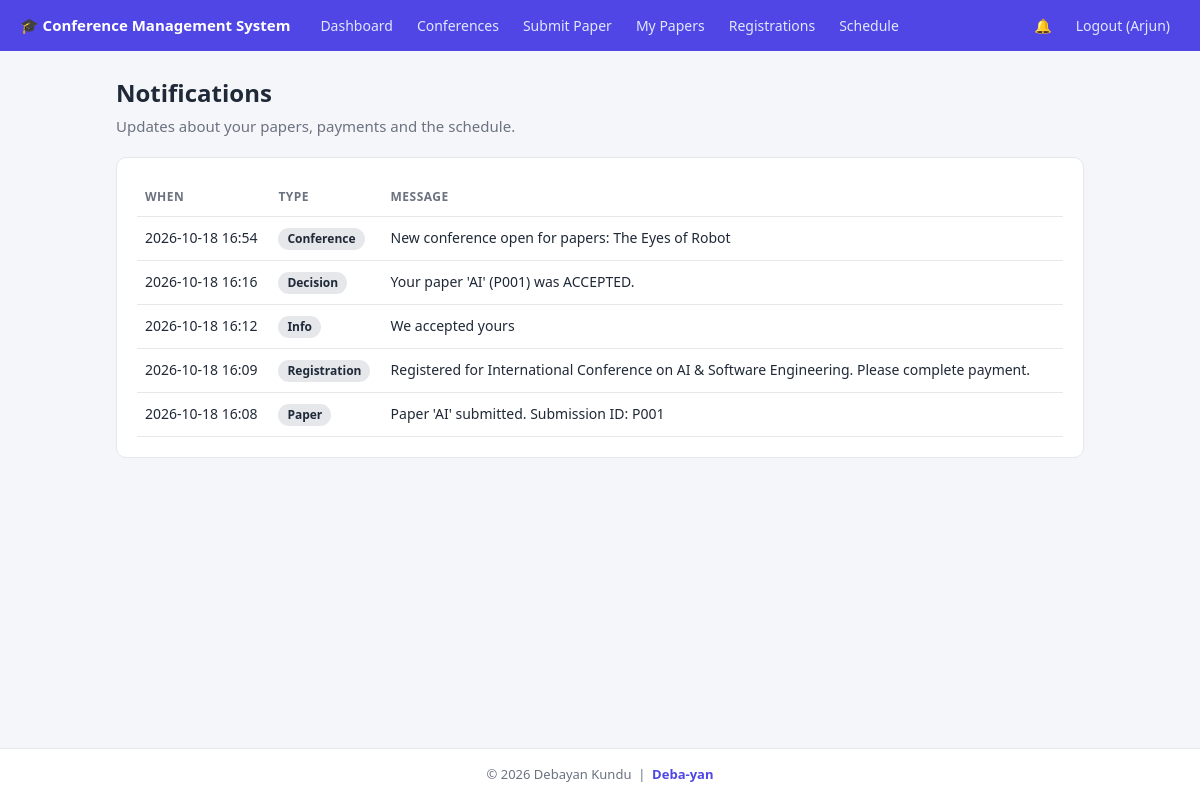
The app's page /notifications (signed in) with its own data.
### tables this page shows
CREATE TABLE users(id INTEGER PRIMARY KEY, name TEXT, email TEXT UNIQUE,
  password TEXT, role TEXT, created_at TEXT);

CREATE TABLE notifications(id INTEGER PRIMARY KEY, user_id INTEGER, message TEXT,
  type TEXT, is_read INTEGER DEFAULT 0, created_at TEXT);

### app.py (the view, shortened to what this page needs)
@app.route("/notifications", methods=["GET", "POST"])
@login_required()
def notifications():
    rows = q("SELECT * FROM notifications WHERE user_id=? ORDER BY id DESC", (g.user["id"],))
    run("UPDATE notifications SET is_read=1 WHERE user_id=?", (g.user["id"],))
    users = q("SELECT id,name,role FROM users WHERE role!='admin'") if g.user["role"] == "admin" else []
    return render_template("notifications.html", rows=rows, users=users)

### app.py (called while the page is built)
def db():
    if "db" not in g:
        g.db = sqlite3.connect(DB); g.db.row_factory = sqlite3.Row
    return g.db

def q(sql, args=(), one=False):
    cur = db().execute(sql, args); rows = cur.fetchall()
    return (rows[0] if rows else None) if one else rows

def run(sql, args=()):
    cur = db().execute(sql, args); db().commit(); return cur.lastrowid

@app.before_request
def load_user():
    g.user = q("SELECT * FROM users WHERE id=?", (session["uid"],), one=True) if "uid" in session else None

@app.context_processor
def inject():
    unread = q("SELECT COUNT(*) c FROM notifications WHERE user_id=? AND is_read=0",
               (g.user["id"],), one=True)["c"] if g.user else 0
    return dict(user=g.user, unread=unread)

def login_required(*roles):
    def deco(f):
        @wraps(f)
        def wrap(*a, **k):
            if not g.user:
                flash("Please log in first.", "error"); return redirect(url_for("login"))
            if roles and g.user["role"] not in roles:
                flash("You don't have access to that page.", "error"); return redirect(url_for("dashboard"))
            return f(*a, **k)
        return wrap
    return deco

### templates/notifications.html (shortened to what this page needs)
{% extends "base.html" %}{% block title %}Notifications{% endblock %}{% block body %}
<h1>Notifications</h1><p class="sub">Updates about your papers, payments and the schedule.</p>
<div class="card">{% if rows %}<table><tr><th>When</th><th>Type</th><th>Message</th></tr>{% for n in rows %}<tr class="{{ 'unread' if not n.is_read }}"><td>{{ n.created_at }}</td><td><span class="tag">{{ n.type }}</span></td><td>{{ n.message }}</td></tr>{% endfor %}</table>
{% else %}<div class="empty">You're all caught up.</div>{% endif %}</div>{% endblock %}

### templates/base.html (shortened to what this page needs)
<!doctype html><html lang="en"><head><meta charset="utf-8"><meta name="viewport" content="width=device-width,initial-scale=1">
<link rel="stylesheet" href="{{ url_for('static', filename='style.css') }}">
</head><body>
<nav><span class="logo">🎓 Conference Management System</span>
{% if user %}
<a href="{{ url_for('dashboard') }}">Dashboard</a>
<a href="{{ url_for('conferences') }}">Conferences</a>
{% if user.role=='author' %}<a href="{{ url_for('submit') }}">Submit Paper</a><a href="{{ url_for('papers') }}">My Papers</a>{% endif %}
{% if user.role!='admin' %}<a href="{{ url_for('my_registrations') }}">Registrations</a>{% endif %}
<a href="{{ url_for('schedule') }}">Schedule</a>
<a href="{{ url_for('notifications') }}">🔔{% if unread %}<span class="badge">{{ unread }}</span>{% endif %}</a>
<a href="{{ url_for('logout') }}">Logout ({{ user.name.split()[0] }})</a>
{% endif %}</nav>
<main>{% with m = get_flashed_messages(with_categories=true) %}{% for c,t in m %}<div class="flash {{ c }}">{{ t }}</div>{% endfor %}{% endwith %}
{% block body %}{% endblock %}</main>
<footer class="site-footer">&copy; 2026 Debayan Kundu &nbsp;|&nbsp; <a href="https://github.com/Deba-yan" target="_blank" rel="noopener">Deba-yan</a></footer>
</body></html>

### static/style.css (style rules this page uses)
:root { --bg:#f5f6fa;--card:#fff;--ink:#1f2937;--mute:#6b7280;--brand:#4f46e5;--brand-d:#4338ca;--line:#e5e7eb;--ok:#15803d;--okbg:#dcfce7;--err:#b91c1c;--errbg:#fee2e2 }
* { box-sizing:border-box }
body { margin:0;font:15px/1.5 system-ui,-apple-system,Segoe UI,Roboto,sans-serif;background:var(--bg);color:var(--ink) }
nav { background:var(--brand);color:#fff;display:flex;flex-wrap:wrap;align-items:center;gap:4px;padding:0 20px }
nav .logo { font-weight:700;margin-right:16px;padding:14px 0 }
nav a { color:#e0e7ff;text-decoration:none;padding:14px 10px;font-size:14px }
main { max-width:1000px;margin:24px auto;padding:0 16px }
h1 { font-size:24px;margin:0 0 4px }
.sub { color:var(--mute);margin:0 0 20px }
.card { background:var(--card);border:1px solid var(--line);border-radius:10px;padding:20px;margin-bottom:18px }
table { width:100%;border-collapse:collapse;font-size:14px }
th,td { text-align:left;padding:10px 8px;border-bottom:1px solid var(--line);vertical-align:top }
th { color:var(--mute);font-size:12px;text-transform:uppercase;letter-spacing:.04em }
.tag { display:inline-block;padding:2px 9px;border-radius:99px;font-size:12px;font-weight:600;background:#e5e7eb }

### templates/base.html (style rules this page uses)
body { min-height:100vh;display:flex;flex-direction:column }
main { flex:1 0 auto;width:100% }
.site-footer { flex-shrink:0;background:#fff;border-top:1px solid #e5e7eb;color:#6b7280;font-size:13px;text-align:center;padding:16px;margin-top:30px }
.site-footer a { color:#4f46e5;font-weight:600;text-decoration:none }

### records on screen
users: name "Arjun"
notifications: created_at "2026-10-18 16:54", type "Conference", message "New conference open for papers: The Eyes of Robot"
notifications: created_at "2026-10-18 16:16", type "Decision", message "Your paper 'AI' (P001) was ACCEPTED."
notifications: created_at "2026-10-18 16:12", type "Info", message "We accepted yours"
notifications: created_at "2026-10-18 16:09", type "Registration", message "Registered for International Conference on AI & Software Engineering. Please complete payment."
notifications: created_at "2026-10-18 16:08", type "Paper", message "Paper 'AI' submitted. Submission ID: P001"
